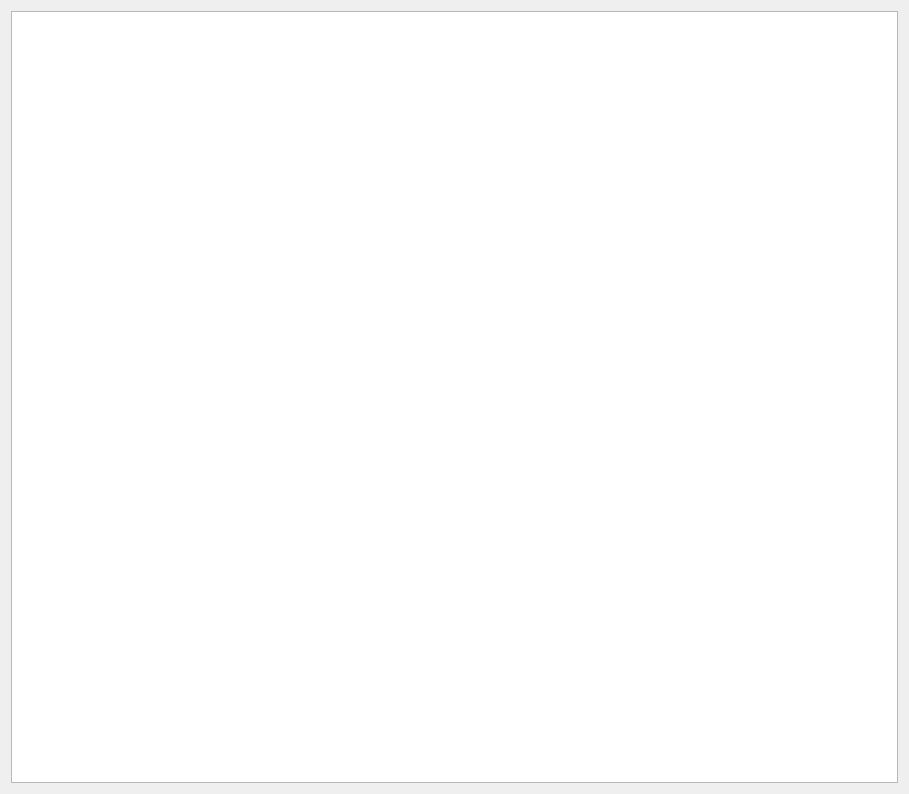
<?xml version="1.0" encoding="UTF-8"?>
<ui version="4.0">
 <class>Paint</class>
 <widget class="QWidget" name="Paint">
  <property name="geometry">
   <rect>
    <x>0</x>
    <y>0</y>
    <width>909</width>
    <height>794</height>
   </rect>
  </property>
  <property name="windowTitle">
   <string>Paint</string>
  </property>
  <layout class="QGridLayout" name="gridLayout">
   <item row="0" column="0">
    <widget class="QGraphicsView" name="graphicsView"/>
   </item>
  </layout>
 </widget>
 <layoutdefault spacing="6" margin="11"/>
 <resources/>
 <connections/>
</ui>
